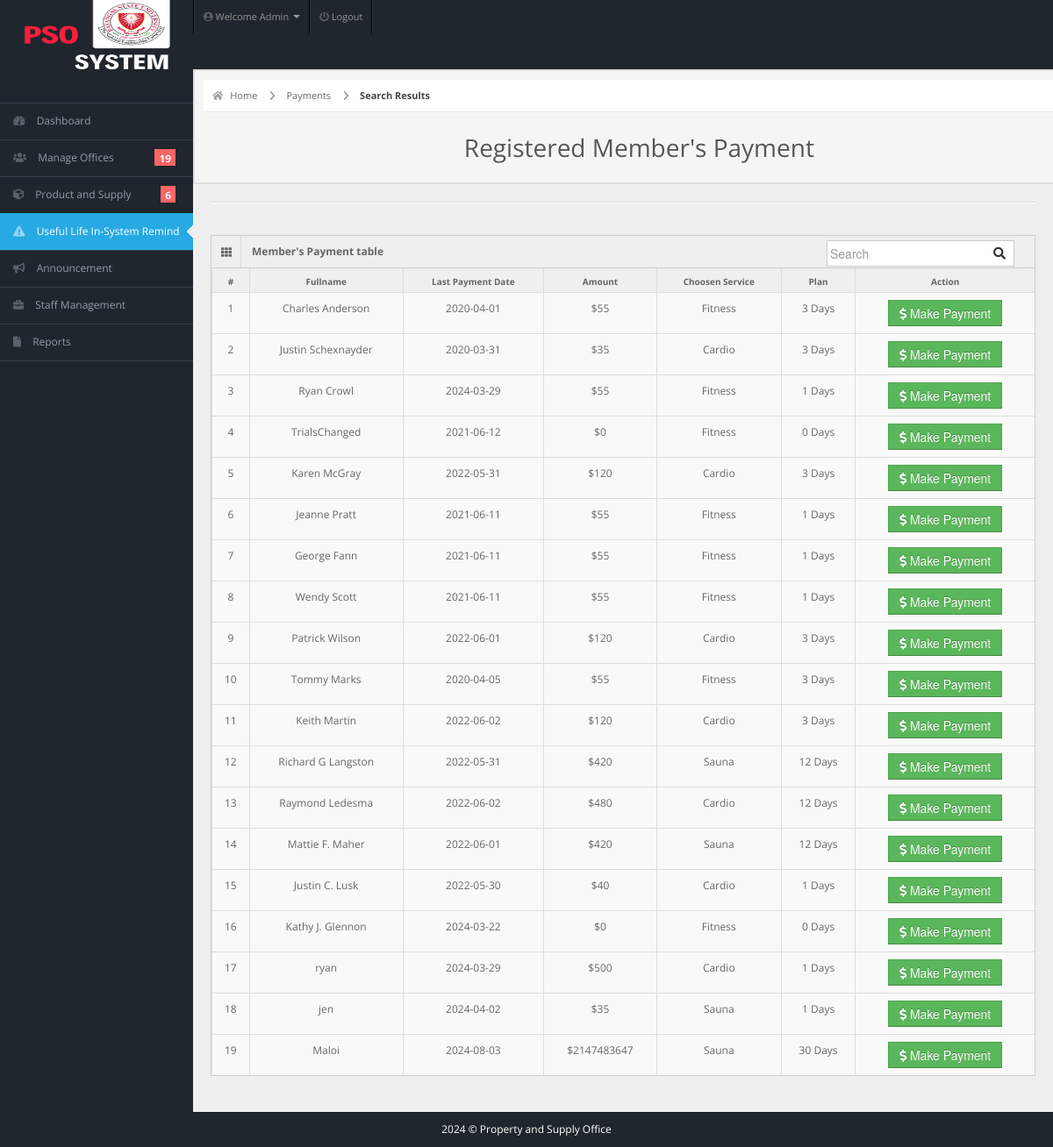
Page /admin/search-result.php (signed in) on the earlier database version.
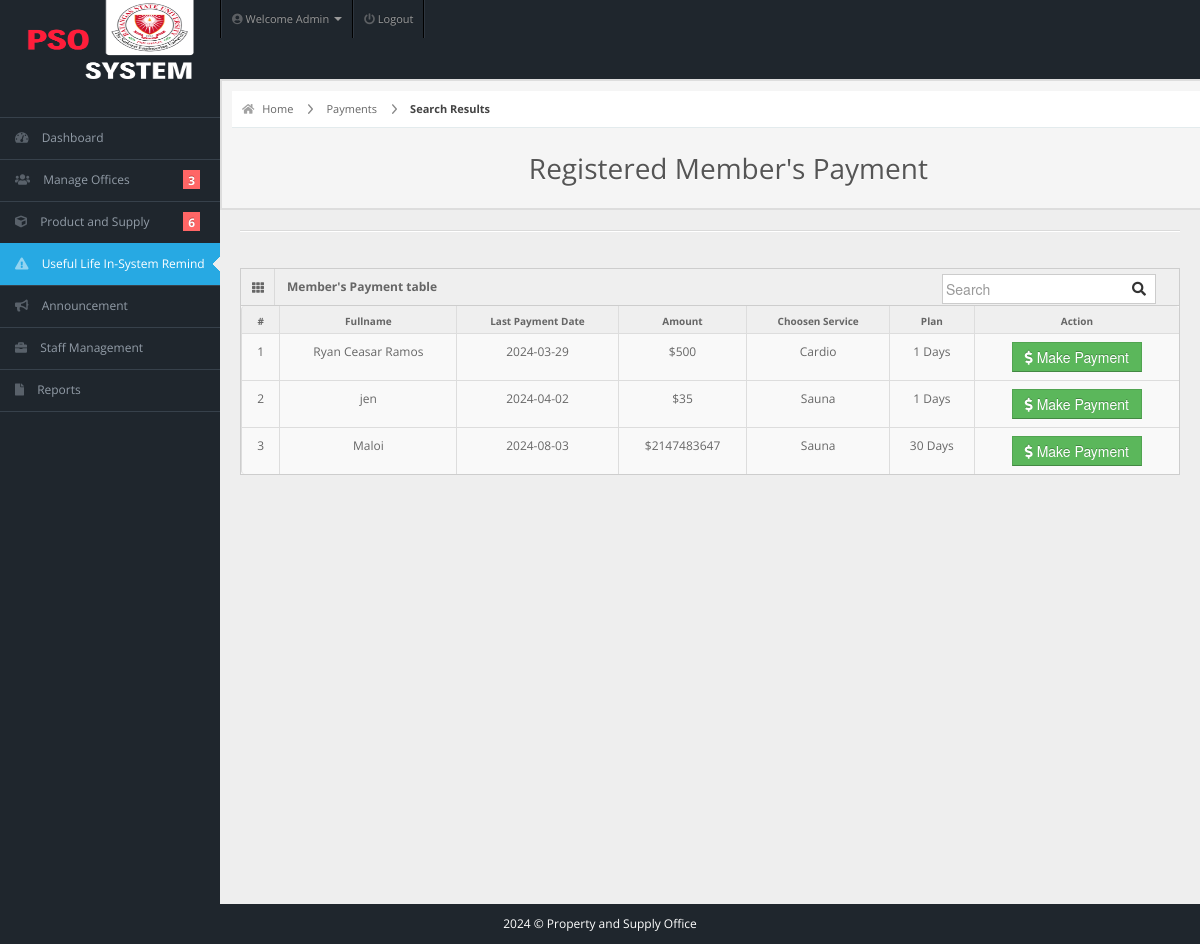
Same page on the later database version.
### tables this page shows
CREATE TABLE IF NOT EXISTS `members` (
  `user_id` int NOT NULL AUTO_INCREMENT,
  `fullname` varchar(20) NOT NULL,
  `username` varchar(20) NOT NULL,
  `email` varchar(255) NOT NULL,
  `password` varchar(100) NOT NULL,
  `gender` varchar(20) NOT NULL,
  `dor` date NOT NULL,
  `profile_picture` varchar(255) DEFAULT NULL,
  `services` varchar(50) NOT NULL,
  `amount` int NOT NULL,
  `paid_date` date NOT NULL,
  `p_year` int NOT NULL,
  `plan` varchar(100) NOT NULL,
  `address` varchar(20) NOT NULL,
  `contact` varchar(10) NOT NULL,
  `status` varchar(20) NOT NULL DEFAULT 'Active',
  `attendance_count` int NOT NULL,
  `ini_weight` int NOT NULL DEFAULT '0',
  `curr_weight` int NOT NULL DEFAULT '0',
  `ini_bodytype` varchar(50) NOT NULL,
  `curr_bodytype` varchar(50) NOT NULL,
  `progress_date` date NOT NULL,
  `reminder` int NOT NULL DEFAULT '0',
  PRIMARY KEY (`user_id`)
);

### admin/search-result.php (the view, shortened to what this page needs)
<!DOCTYPE html>
<html lang="en">
<head>
  <link rel="stylesheet" href="../css/bootstrap.min.css" />
  <link rel="stylesheet" href="../css/bootstrap-responsive.min.css" />
  <link rel="stylesheet" href="../css/matrix-style.css" />
  <link rel="stylesheet" href="../css/matrix-media.css" />
  <link href="../font-awesome/css/fontawesome.css" rel="stylesheet" />
  <link href="../font-awesome/css/all.css" rel="stylesheet" />
</head>
<body>
  <?php include 'includes/topheader.php' ?>
  <br><br>
  <?php $page = 'payment';
  include 'includes/sidebar.php' ?>
  <div id="content">
    <div id="content-header">
      <div id="breadcrumb"> <a href="index.php" title="Go to Home" class="tip-bottom"><i class="fas fa-home"></i> Home</a> <a href="payment.php">Payments</a> <a href="#" class="current">Search Results</a> </div>
      <h1 class="text-center">Registered Member's Payment <i class="fas fa-group"></i></h1>
    </div>
    <div class="container-fluid">
      <hr>
      <div class="row-fluid">
        <div class="span12">
          <div class='widget-box'>
            <div class='widget-title'> <span class='icon'> <i class='fas fa-th'></i> </span>
              <h5>Member's Payment table</h5>
              <form id="custom-search-form" role="search" method="POST" action="search-result.php" class="form-search form-horizontal pull-right">
                <div class="input-append span12">
                  <input type="text" class="search-query" placeholder="Search" name="search" required>
                  <button type="submit" class="btn"><i class="fas fa-search"></i></button>
                </div>
              </form>
            </div>
            <div class='widget-content nopadding'>
              <?php
              include "dbcon.php";
              $search = $_POST['search'];
              $qry = "select * from members where fullname like '%$search%' or username like '%$search%'";
              $cnt = 1;
              $result = mysqli_query($con, $qry);
              if (mysqli_num_rows($result) == 0) {
                echo "<div class='error_ex'>
            <h1>403</h1>
            <h3>Opps, Results Not Found!!</h3>
            <p>It seems like there's no such record available in our database.</p>
            <a class='btn btn-danger btn-big'  href='payment.php'>Go Back</a> </div>'";
              } else {
                echo "<table class='table table-bordered table-hover'>
        <thead>
          <tr>
            <th>#</th>
            <th>Fullname</th>
            <th>Last Payment Date</th>
            <th>Amount</th>
            <th>Choosen Service</th>
            <th>Plan</th>
            <th>Action</th>
          </tr>
        </thead>";
                while ($row = mysqli_fetch_array($result)) {
                  echo "<tbody>
                <td><div class='text-center'>" . $cnt . "</div></td>
                <td><div class='text-center'>" . $row['fullname'] . "</div></td>
                <td><div class='text-center'>" . $row['paid_date'] . "</div></td>
                <td><div class='text-center'>$" . $row['amount'] . "</div></td>
                <td><div class='text-center'>" . $row['services'] . "</div></td>
                <td><div class='text-center'>" . $row['plan'] . " Days</div></td>
                <td><div class='text-center'><a href='user-payment.php?id=" . $row['user_id'] . "'><button class='btn btn-success btn'><i class='fas fa-dollar-sign'></i> Make Payment</button></a></div></td>
              </tbody>";
                  $cnt++;
                }
              }
              ?>
              </table>
            </div>
          </div>
        </div>
      </div>
    </div>
  </div>
  <?php
  include 'includes/footer.php';
  ?>
</body>
</html>

### admin/dashboard-usercount.php (shortened to what this page needs)
<?php
$servername = "localhost";
$uname = "root";
$pass = "";
$db = "pso_inventory";
$conn = mysqli_connect($servername, $uname, $pass, $db);
$sql = "SELECT * FROM members";
$query = $conn->query($sql);
echo "$query->num_rows";

Differences in the rows shown:
removed members: fullname "Charles Anderson", paid_date "2020-04-01", amount "55", services "Fitness", plan "3"
removed members: fullname "Justin Schexnayder", paid_date "2020-03-31", amount "35", services "Cardio", plan "3"
removed members: fullname "Ryan Crowl", paid_date "2024-03-29", amount "55", services "Fitness", plan "1"
removed members: fullname "TrialsChanged", paid_date "2021-06-12", amount "0", services "Fitness", plan "0"
removed members: fullname "Karen McGray", paid_date "2022-05-31", amount "120", services "Cardio", plan "3"
removed members: fullname "Jeanne Pratt", paid_date "2021-06-11", amount "55", services "Fitness", plan "1"
removed members: fullname "George Fann", paid_date "2021-06-11", amount "55", services "Fitness", plan "1"
removed members: fullname "Wendy Scott", paid_date "2021-06-11", amount "55", services "Fitness", plan "1"
removed members: fullname "Patrick Wilson", paid_date "2022-06-01", amount "120", services "Cardio", plan "3"
removed members: fullname "Tommy Marks", paid_date "2020-04-05", amount "55", services "Fitness", plan "3"
removed members: fullname "Keith Martin", paid_date "2022-06-02", amount "120", services "Cardio", plan "3"
removed members: fullname "Richard G Langston", paid_date "2022-05-31", amount "420", services "Sauna", plan "12"
removed members: fullname "Raymond Ledesma", paid_date "2022-06-02", amount "480", services "Cardio", plan "12"
removed members: fullname "Mattie F. Maher", paid_date "2022-06-01", amount "420", services "Sauna", plan "12"
removed members: fullname "Justin C. Lusk", paid_date "2022-05-30", amount "40", services "Cardio", plan "1"
removed members: fullname "Kathy J. Glennon", paid_date "2024-03-22", amount "0", services "Fitness", plan "0"
changed members "Cardio": fullname "ryan" → "Ryan Ceasar Ramos"
Other differences:
$query->num_rows: "19" → "3"
